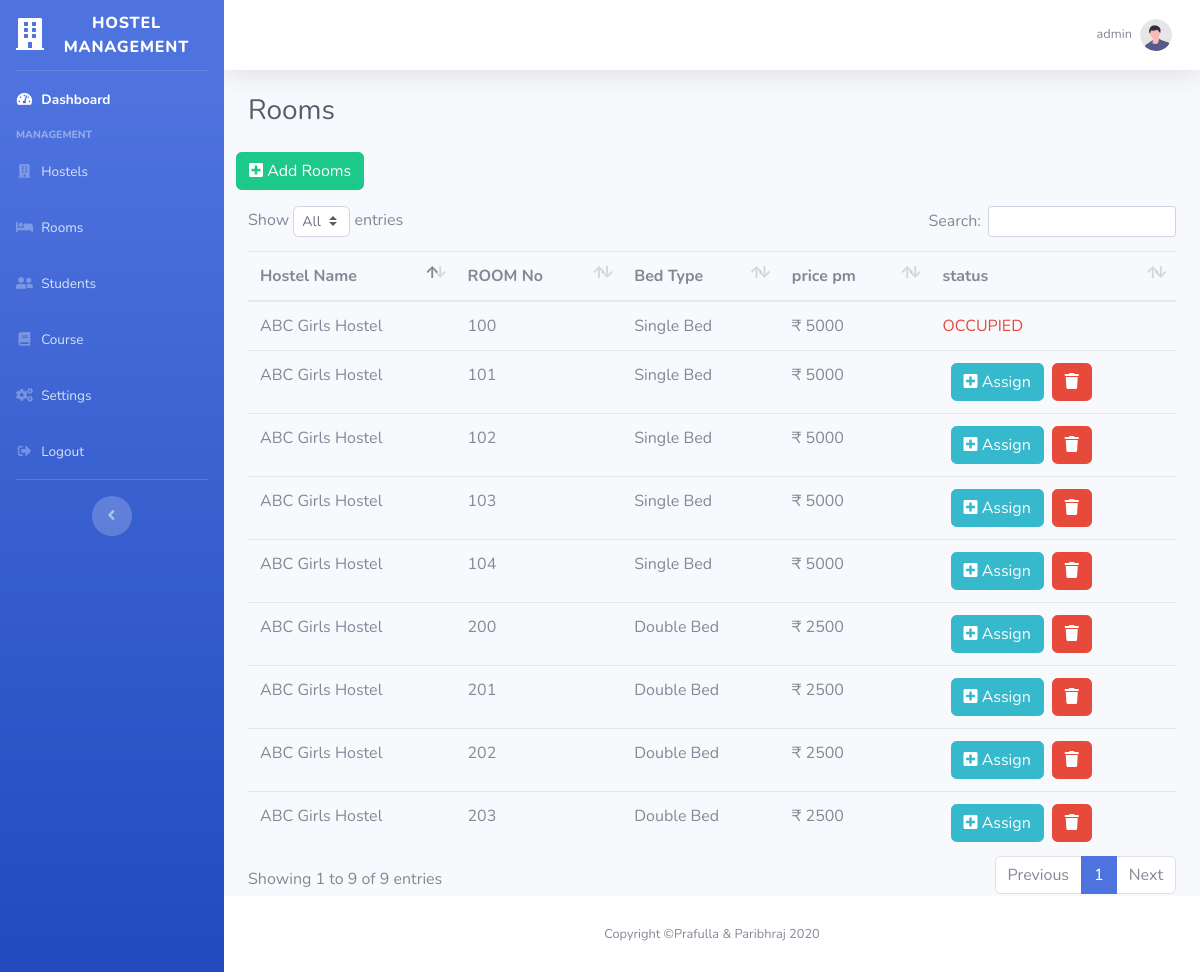
/room.php (signed in), run on an earlier commit of the app's database.
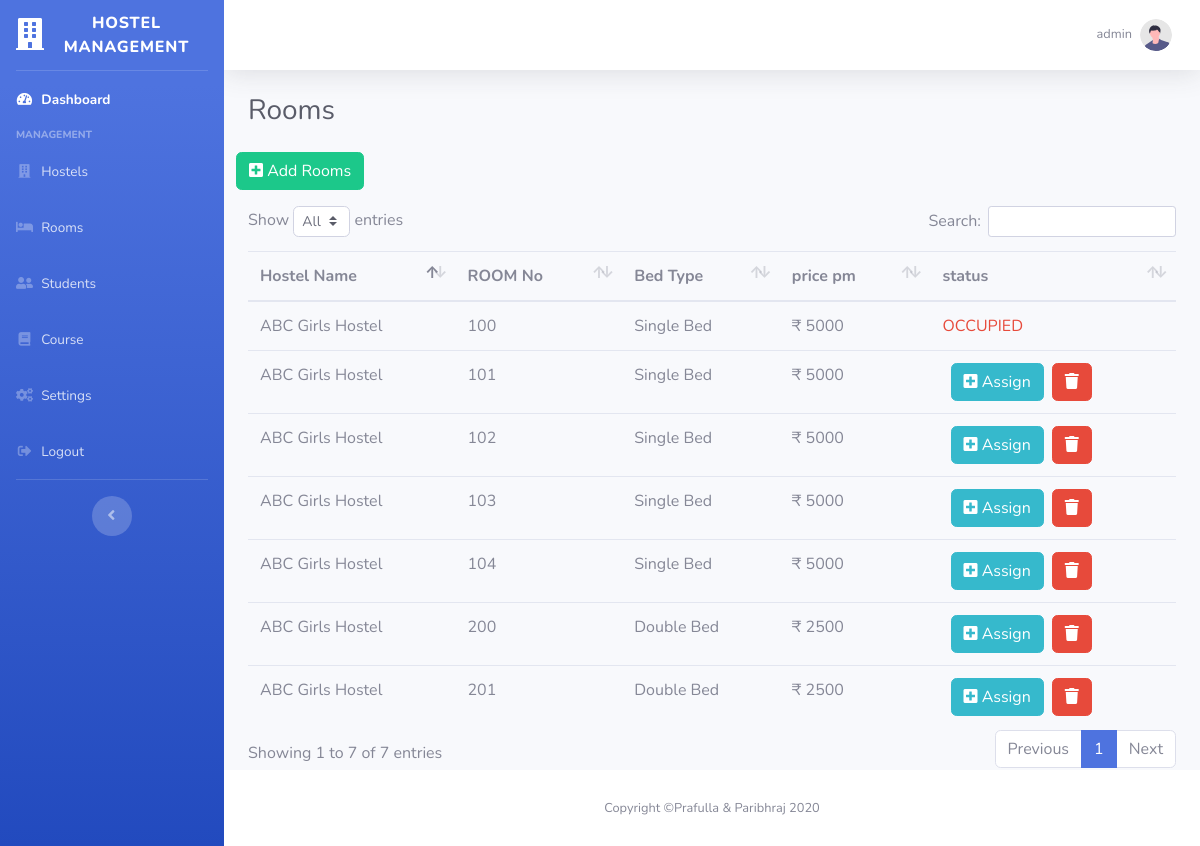
And on a later commit of the database.
### tables this page shows
CREATE TABLE `room` (
  `rid` mediumint(9) NOT NULL,
  `hname` varchar(255) DEFAULT NULL,
  `rno` mediumint(9) DEFAULT NULL,
  `rprice` int(11) NOT NULL,
  `rtype` varchar(255) DEFAULT NULL,
  `status` varchar(255) DEFAULT '0'
);

### room.php (the view, shortened to what this page needs)
<?php
include('include/header.php');
?>
                    <div class="container-fluid">
                        <div class="d-sm-flex align-items-center justify-content-between mb-4">
                            <h1 class="h3 mb-0 text-gray-800">Rooms</h1>
                        </div>
                        <div class="row mb-3">
                            <a href="addroom.php" type="button" class="btn btn-success">
                                <i class="fas fa-plus-square"></i>
                                Add Rooms</a>
                        </div>
                            <table class="table roomTable">
                                <thead>
                                    <th>Hostel Name</th>
                                    <th>ROOM No</th>
                                    <th>Bed Type</th>
                                    <th>price pm</th>
                                    <th>status</th>
                                </thead>
                                <tbody>
                                <?php
                                $sql = "SELECT * FROM `room` ";
                                $data = $conn->query($sql);
                                while($row= $data->fetch_assoc())
                                {
                                echo '
                                    <tr>
                                        <td>'.$row["hname"].'</td>
                                        <td>'.$row["rno"].'</td>
                                        <td>'.$row["rtype"].' Bed</td>
                                        <td>₹ '.$row["rprice"].'</td>';
                                if($row["status"] == 0)
                                {
                                    echo '
                                    <td >
                                    <form action="assign.php" method="POST" class="d-inline mx-2">
                                    <input type="hidden" name="id" value='. $row["rid"] .'>
				                    <button type="submit" class="btn btn-info" name="asgn" value="asgn">
                                    <i class="fas fa-plus-square"></i> Assign
                                    </form>
                                    <form action="" method="post" class="d-inline">
                                    <input type="hidden" name="id" value='.$row["rid"].'>
                                    <button class="btn btn-danger" name="delete" type="submit">
                                    <i class="fas fa-trash"></i>
                                    </button>
                                    </form>
                                    </td>';
                                }
                                else if($row["status"]==1)
                                {
                                    echo '
                                    <td >
                                    <div class="text text-danger">OCCUPIED</div>
                                    </td>';
                                }
                                }
                                echo '</tr>';
                                    ?>
                                </tbody>
                            </table>
<?php include('include/footer.php') ?>

What changed in the data, as far as the page shows it:
removed room: hname "ABC Girls Hostel", rno "202", rtype "Double", rprice "2500"
removed room: hname "ABC Girls Hostel", rno "203", rtype "Double", rprice "2500"
Also different on the page:
text written by a page script: "Show entries Search: Showing 1 to 9 of 9 entries Previous 1 Next" → "Show entries Search: Showing 1 to 7 of 7 entries Previous 1 Next"
